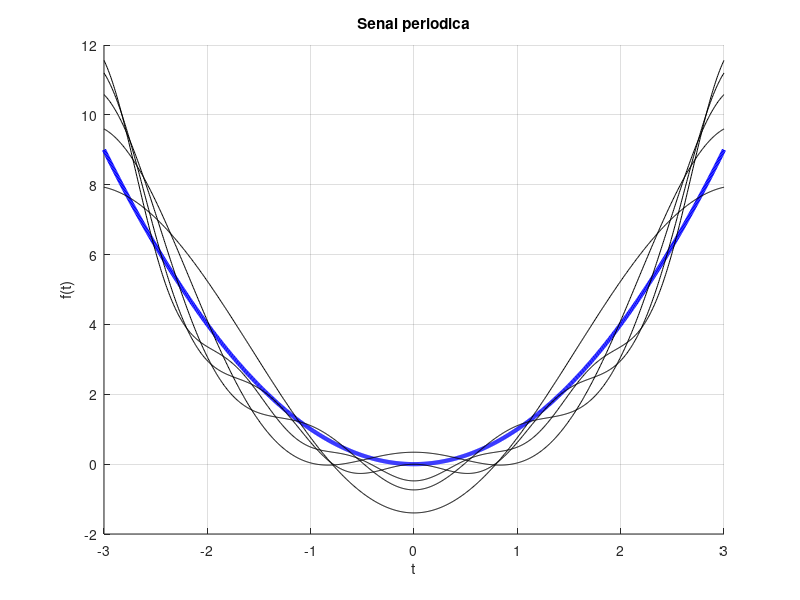

The MATLAB script that drew this image:
clear all; close all; clc;

N = 1000;
tmin = -3;
tmax = 3;
t = linspace(tmin, tmax, N);
y = t.^2;
a0= pi*pi/3;
a1= a0 + ((2*pi*pi - 4)*sinc(pi)+4*pi*cos(pi)/pi)*cos(t);
a2= a1 + ((2*pi*pi - 4/(2^2))*sinc(2*pi)+(4*pi/2)*cos(2*pi)/(2*pi))*cos(2*t);
a3= a2 + ((2*pi*pi - 4/(3^2))*sinc(3*pi)+(4*pi/3)*cos(3*pi)/(3*pi))*cos(3*t);
a4= a3 + ((2*pi*pi - 4/(4^2))*sinc(4*pi)+(4*pi/4)*cos(4*pi)/(4*pi))*cos(4*t);
a5= a4 + ((2*pi*pi - 4/(5^2))*sinc(5*pi)+(4*pi/5)*cos(5*pi)/(5*pi))*cos(5*t);

figure
hold on
plot(t,y,'b-','LineWidth',3);
plot(t,a0,'k-');
plot(t,a1,'k-');
plot(t,a2,'k-');
plot(t,a3,'k-');
plot(t,a4,'k-');
plot(t,a5,'k-');
title('Senal periodica');
xlabel('t');
ylabel('f(t)');
hold off
grid on;